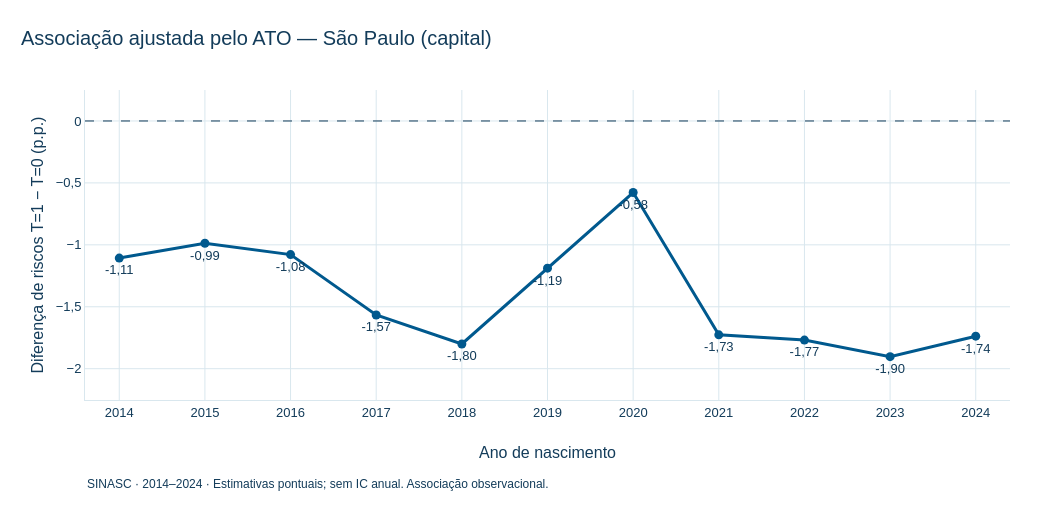

The cell this chart's notebook holds for it:
### Markdown cell above
## 5. Associação ajustada por ano

Diferença de riscos ponderados: **T=1 − T=0**, em pontos percentuais. Valores negativos indicam menor risco ponderado em T=1. Sem intervalos de confiança anuais: a série mostra estimativas pontuais, não significância das diferenças entre anos. A população de sobreposição pode mudar a cada ano.

Fonte: bases locais SINASC, critérios e processamento acima. Cada saída contém Plotly interativo e PNG incorporado para leitura estática sem internet.

### Code cell
fig_ato = go.Figure(go.Scatter(
    x=ANOS, y=resultados.dif_ato_pp.tolist(), mode="lines+markers+text", connectgaps=False,
    text=[fmt(v, 2) for v in resultados.dif_ato_pp], textposition="bottom center",
    line=dict(color=CORES_IPT["AZUL_PRINCIPAL"], width=3),
    marker=dict(size=9, symbol="circle"), cliponaxis=False,
    customdata=resultados[["n_t1", "n_t0", "ess1", "ess0"]].values.tolist(),
    hovertemplate="Ano %{x}<br>Diferença ATO: %{y:.3f} p.p.<br>T=1: %{customdata[0]:,.0f}"
        "<br>T=0: %{customdata[1]:,.0f}<br>ESS T=1: %{customdata[2]:,.0f}"
        "<br>ESS T=0: %{customdata[3]:,.0f}<extra></extra>"))
aplicar_tema_base(fig_ato, "Associação ajustada pelo ATO — São Paulo (capital)")
fig_ato.add_hline(y=0, line=dict(color=CORES_IPT["AZUL_ESCURO"], dash="dash", width=1))
fig_ato.update_layout(width=1050, height=530, separators=",.", showlegend=False,
    margin=dict(l=85, r=40, t=90, b=130))
fig_ato.update_xaxes(title="Ano de nascimento", tickmode="array", tickvals=ANOS,
                    tickformat="d", range=[2013.6, 2024.4])
fig_ato.update_yaxes(title="Diferença de riscos T=1 − T=0 (p.p.)",
    range=[min(-0.3, resultados.dif_ato_pp.min() - 0.35), max(0.25, resultados.dif_ato_pp.max() + 0.35)])
fig_ato.add_annotation(x=0, y=-0.30, xref="paper", yref="paper", xanchor="left", showarrow=False,
    text="SINASC · 2014–2024 · Estimativas pontuais; sem IC anual. Associação observacional.", font=dict(size=12))
exibir_plotly(fig_ato)

### Figure 1 — Plotly figure (JSON) as saved in the notebook; plotly's stock layout.template omitted (floating-point values rounded to 4 significant figures)
{"data": [{"cliponaxis": false, "connectgaps": false, "customdata": [[140600.0, 24350.0, 108900.0, 24150.0], [141400.0, 24340.0, 110200.0, 24150.0], [136900.0, 21100.0, 108800.0, 20980.0], [141500.0, 18960.0, 112000.0, 18880.0], [139000.0, 17810.0, 108400.0, 17730.0], [132800.0, 17580.0, 106100.0, 17510.0], [123800.0, 15440.0, 99310.0, 15390.0], [117100.0, 12700.0, 92160.0, 12670.0], [112900.0, 12370.0, 88860.0, 12330.0], [110800.0, 11470.0, 89020.0, 11440.0], [104600.0, 10120.0, 85000.0, 10100.0]], "hovertemplate": "Ano %{x}<br>Diferença ATO: %{y:.3f} p.p.<br>T=1: %{customdata[0]:,.0f}<br>T=0: %{customdata[1]:,.0f}<br>ESS T=1: %{customdata[2]:,.0f}<br>ESS T=0: %{customdata[3]:,.0f}<extra></extra>", "line": {"color": "#00598E", "width": 3}, "marker": {"size": 9, "symbol": "circle"}, "mode": "lines+markers+text", "text": ["-1,11", "-0,99", "-1,08", "-1,57", "-1,80", "-1,19", "-0,58", "-1,73", "-1,77", "-1,90", "-1,74"], "textposition": "bottom center", "type": "scatter", "x": [2014, 2015, 2016, 2017, 2018, 2019, 2020, 2021, 2022, 2023, 2024], "y": [-1.107, -0.987, -1.079, -1.567, -1.8, -1.189, -0.5776, -1.727, -1.769, -1.903, -1.737]}], "layout": {"annotations": [{"font": {"size": 12}, "showarrow": false, "text": "SINASC · 2014–2024 · Estimativas pontuais; sem IC anual. Associação observacional.", "x": 0, "xanchor": "left", "xref": "paper", "y": -0.3, "yref": "paper"}], "height": 530, "margin": {"b": 130, "l": 85, "r": 40, "t": 90}, "separators": ",.", "shapes": [{"line": {"color": "#133C5A", "dash": "dash", "width": 1}, "type": "line", "x0": 0, "x1": 1, "xref": "x domain", "y0": 0, "y1": 0, "yref": "y"}], "showlegend": false, "title": {"text": "Associação ajustada pelo ATO — São Paulo (capital)"}, "width": 1050, "xaxis": {"range": [2014.0, 2024.0], "tickformat": "d", "tickmode": "array", "tickvals": [2014, 2015, 2016, 2017, 2018, 2019, 2020, 2021, 2022, 2023, 2024], "title": {"text": "Ano de nascimento"}}, "yaxis": {"range": [-2.253, 0.25], "title": {"text": "Diferença de riscos T=1 − T=0 (p.p.)"}}}}
